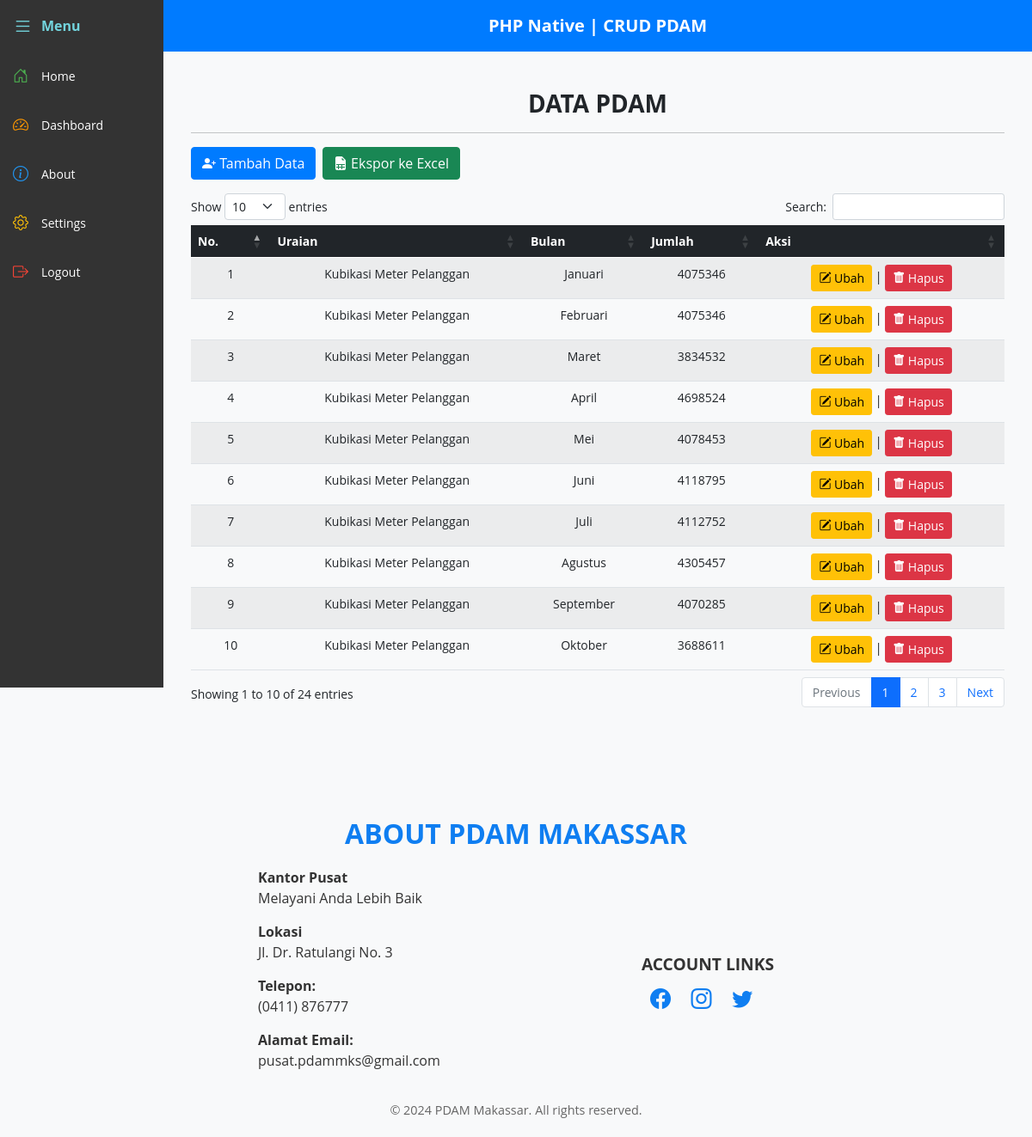
Screenshot of / (signed in) with the database file from the repository.
### tables this page shows
CREATE TABLE `pdam` (
  `id` int(11) NOT NULL AUTO_INCREMENT,
  `bulan` varchar(20) NOT NULL,
  `uraian` varchar(255) NOT NULL,
  `jumlah` int NOT NULL,
  PRIMARY KEY (`id`)  
);

### function.php (called while the page is built, shortened)
<?php
$koneksi = mysqli_connect("localhost", "root", "", "phpdasar");
function query($query)
{
    global $koneksi;
    if (strpos($query, 'SELECT * FROM pdam') !== false) {
        $query = "SELECT * FROM pdam ORDER BY id ASC";
    }
    $result = mysqli_query($koneksi, $query);
    $rows = [];
    while ($row = mysqli_fetch_assoc($result)) {
        $rows[] = $row;
    }
    return $rows;
}
?>

### index.php (the view, shortened to what this page needs)
<?php
require 'function.php';
$pdam = query("SELECT * FROM pdam ORDER BY created_at ASC");
?>
<!DOCTYPE html>
<html lang="id">
<head>
    <link href="https://cdn.jsdelivr.net/npm/bootstrap@5.0.0-beta2/dist/css/bootstrap.min.css" rel="stylesheet">
    <link rel="stylesheet" href="https://cdn.datatables.net/1.10.23/css/dataTables.bootstrap5.min.css">
    <link rel="stylesheet" href="https://cdn.jsdelivr.net/npm/bootstrap-icons@1.4.0/font/bootstrap-icons.css">
    <link rel="stylesheet" href="css/sidebar.css">
</head>
<body>
<div class="main-wrapper">
    <?php include 'sidebar.php'; ?>
    <div class="main-content">
        <div class="header">
            PHP Native | CRUD PDAM
        </div>
        <div class="content">
            <div class="container mt-4">
                <h3 class="text-center fw-bold text-uppercase">Data PDAM</h3>
                <hr>
                <div class="my-2">
                    <a href="addData.php" class="btn btn-primary"><i class="bi bi-person-plus-fill"></i> Tambah Data</a>
                    <a href="export.php" target="_blank" class="btn btn-success ms-1"><i class="bi bi-file-earmark-spreadsheet-fill"></i> Ekspor ke Excel</a>
                </div>
                <div class="my-3">
                    <table id="data" class="table table-striped table-responsive table-hover text-center" style="width:100%">
                        <thead class="table-dark">
                            <tr>
                                <th>No.</th>
                                <th>Uraian</th>
                                <th>Bulan</th>
                                <th>Jumlah</th>
                                <th>Aksi</th>
                            </tr>
                        </thead>
                        <tbody>
                            <?php $no = 1; ?>
                            <?php foreach ($pdam as $row) : ?>
                                <tr>
                                    <td><?= $no++; ?></td>
                                    <td><?= $row['uraian']; ?></td>
                                    <td><?= $row['bulan']; ?></td>
                                    <td><?= $row['jumlah']; ?></td>
                                    <td>
                                        <a href="ubah.php?id=<?= $row['id']; ?>" class="btn btn-warning btn-sm btn-action"><i class="bi bi-pencil-square"></i> Ubah</a> |
                                        <a href="hapus.php?id=<?= $row['id']; ?>" class="btn btn-danger btn-sm btn-action" onclick="return confirm('Apakah anda yakin ingin menghapus data <?= $row['uraian']; ?> ?');"><i class="bi bi-trash-fill"></i> Hapus</a>
                                    </td>
                                </tr>
                            <?php endforeach; ?>
                        </tbody>
                    </table>
                </div>
            </div>
        </div>
    </div>
</div>
<?php include 'footer.php'; ?>
</body>
</html>

### sidebar.php
<div class="sidebar" id="sidebar">
    <button class="menu-toggle" onclick="toggleSidebar()">
        <i class="bi bi-list"></i><span>Menu</span>
    </button>
    <div class="menu">
        <a href="index.php" class="menu-item"><i class="bi bi-house-door"></i><span>Home</span></a>
        <a href="dashboard.php" class="menu-item"><i class="bi bi-speedometer2"></i><span>Dashboard</span></a>
        <a href="#about" class="menu-item"><i class="bi bi-info-circle"></i><span>About</span></a>
        <a href="settings.php" class="menu-item"><i class="bi bi-gear"></i><span>Settings</span></a>
        <a href="logout.php" class="menu-item"><i class="bi bi-box-arrow-right"></i><span>Logout</span></a>
    </div>
</div>

### footer.php
<div id="about" class="about-section">
    <div class="container">
        <h2>ABOUT PDAM MAKASSAR</h2>
        <div class="about-content">
            <div class="about-info">
                <p><strong>Kantor Pusat</strong><br>
                Melayani Anda Lebih Baik</p>
                <p><strong>Lokasi</strong><br>
                Jl. Dr. Ratulangi No. 3</p>
                <p><strong>Telepon:</strong><br>
                (0411) 876777 </p>
                <p><strong>Alamat Email:</strong><br>
                pusat.pdammks@gmail.com </p>
            </div>
            <div class="about-links">
                <h4>ACCOUNT LINKS</h4>
                <a href="https://web.facebook.com/pdammks/?locale=id_ID&_rdc=1&_rdr" target="_blank"><i class="bi bi-facebook"></i></a>
                <a href="https://www.instagram.com/perumdairminum.kotamakassar/" target="_blank"><i class="bi bi-instagram"></i></a>
                <a href="https://x.com/pdamakassar" target="_blank"><i class="bi bi-twitter"></i></a>
            </div>
        </div>
        <div class="copyright">
            &copy; 2024 PDAM Makassar. All rights reserved.
        </div>
    </div>
</div>

### css/sidebar.css (style rules this page uses)
body { margin: 0; font-family: 'Arial', sans-serif; background-color: #f8f9fa; color: #212529; }
.main-wrapper { display: flex; }
.sidebar { background-color: #333; color: #fff; width: 190px; height: 100vh; transition: width 0.3s; overflow-x: hidden; position: fixed; top: 0; left: 0; z-index: 1000; }
.menu-toggle { background-color: #333; color: #73d5de; width: 100%; padding: 15px; border: none; cursor: pointer; display: flex; align-items: center; font-size: 16px; transition: width 0.3s; font-weight: bold; height: 60px; }
.menu-toggle i { margin-right: 10px; font-size: 23px; }
.main-content { margin-left: 190px; flex: 1; transition: margin-left 0.3s; }
.header { background-color: #333; color: #fff; padding: 15px; font-size: 20px; font-weight: bold; text-align: center; }
.content { padding: 20px; }
.menu-item { padding: 15px; display: flex; align-items: center; color: #fff; text-decoration: none; transition: all 0.3s; border-radius: 8px; }
.menu-item i { margin-right: 15px; font-size: 18px; }
.menu-item i.bi-house-door { color: #4CAF50; }
.menu-item i.bi-speedometer2 { color: #FF9800; }
.menu-item i.bi-info-circle { color: #2196F3; }
.menu-item i.bi-gear { color: #FFC107; }
.menu-item i.bi-box-arrow-right { color: #F44336; }
.about-section { background-color: #f8f9fa; padding: 20px; padding-top: 90px; color: #333; text-align: center; }
.about-section h2 { font-size: 2rem; font-weight: bold; margin-bottom: 20px; color: #0f7ef1; }
.about-content { display: flex; justify-content: center; align-items: flex-start; flex-direction: column; gap: 20px; }
.about-info p { font-size: 1rem; margin: 0 0 15px; line-height: 1.5; }
.about-info p strong { color: #333; }
.about-links { margin-top: 20px; }
.about-links h4 { font-size: 1.2rem; font-weight: bold; margin-bottom: 10px; }
.about-links a { color: #0f7ef1; margin: 0 10px; font-size: 1.5rem; transition: color 0.3s; }
.about-content { display: flex; justify-content: space-between; align-items: center; flex-direction: column; max-width: 600px; margin: 0 auto; }
@media (min-width: 768px) { .about-content { flex-direction: row; text-align: left; } }
.copyright { margin-top: 20px; font-size: 0.9rem; color: #666; text-align: center; }

### rows the page displays
pdam: uraian "Kubikasi Meter Pelanggan", bulan "Januari", jumlah "4075346"
pdam: uraian "Kubikasi Meter Pelanggan", bulan "Februari", jumlah "4075346"
pdam: uraian "Kubikasi Meter Pelanggan", bulan "Maret", jumlah "3834532"
pdam: uraian "Kubikasi Meter Pelanggan", bulan "April", jumlah "4698524"
pdam: uraian "Kubikasi Meter Pelanggan", bulan "Mei", jumlah "4078453"
pdam: uraian "Kubikasi Meter Pelanggan", bulan "Juni", jumlah "4118795"
pdam: uraian "Kubikasi Meter Pelanggan", bulan "Juli", jumlah "4112752"
pdam: uraian "Kubikasi Meter Pelanggan", bulan "Agustus", jumlah "4305457"
pdam: uraian "Kubikasi Meter Pelanggan", bulan "September", jumlah "4070285"
pdam: uraian "Kubikasi Meter Pelanggan", bulan "Oktober", jumlah "3688611"
